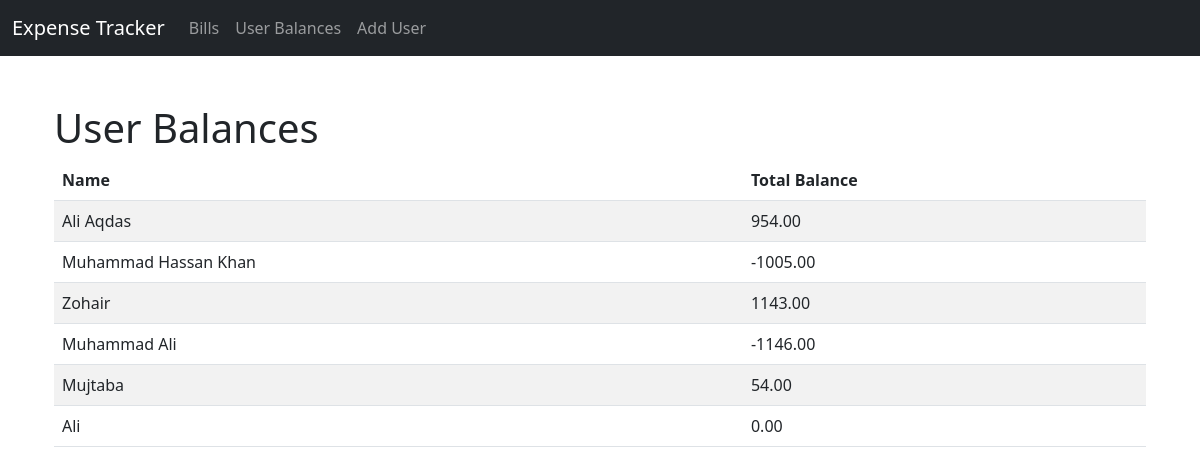
Before: /balances/ with the older database file.
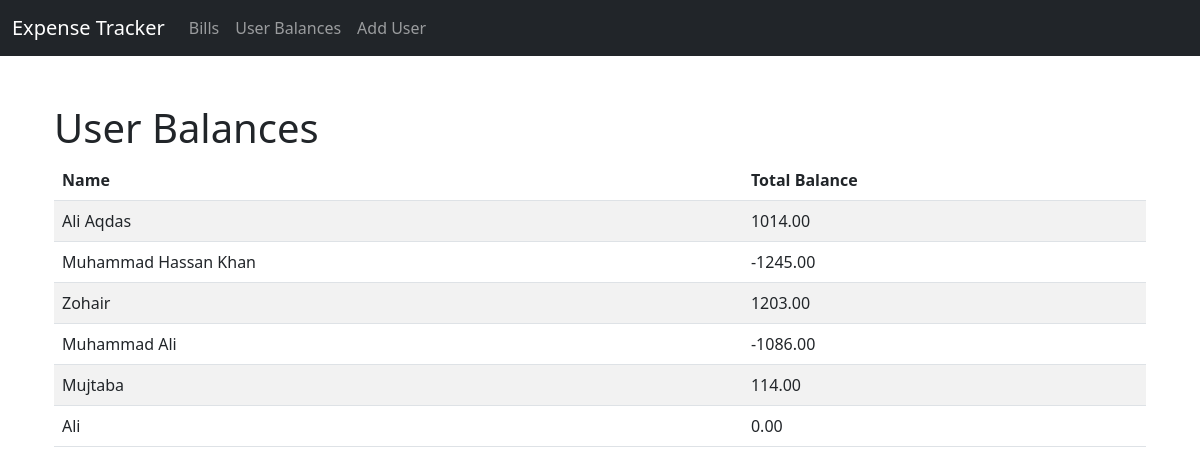
After: the same page with the newer database file.
### calcus/models.py (models this page shows, shortened)
class user2cal(models.Model):
    name = models.CharField(max_length=100, unique=True)
    total_balance = models.DecimalField(max_digits=10, decimal_places=2, default=0)

### calcus/views.py (the view)
# urls.py: path('balances/', UserBalanceView.as_view(), name='user-balances'),
class UserBalanceView(View):
    def get(self, request):
        users = user2cal.objects.all()
        return render(request, 'user_balances.html', {'users': users})

### templates/user_balances.html
{% extends 'base.html' %}
{% block content %}
<div class="container mt-5">
    <h1>User Balances</h1>
    <table class="table table-striped">
        <thead>
            <tr>
                <th>Name</th>
                <th>Total Balance</th>
            </tr>
        </thead>
        <tbody>
            {% for user in users %}
            <tr>
                <td>{{ user.name }}</td>
                <td>{{ user.total_balance }}</td>
            </tr>
            {% endfor %}
        </tbody>
    </table>
</div>
{% endblock %}

Changed rows visible on the page:
changed user2cal "Ali Aqdas": total_balance "954.00" → "1014.00"
changed user2cal "Muhammad Hassan Khan": total_balance "-1005.00" → "-1245.00"
changed user2cal "Zohair": total_balance "1143.00" → "1203.00"
changed user2cal "Muhammad Ali": total_balance "-1146.00" → "-1086.00"
changed user2cal "Mujtaba": total_balance "54.00" → "114.00"
